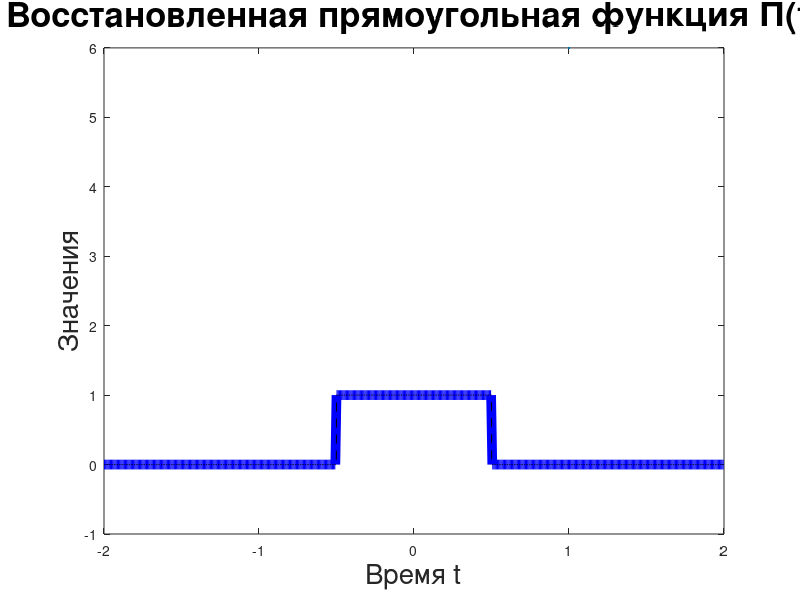

Reproduce this figure in MATLAB. (Note: this script raises an error after producing the figure.)
% Параметры
T = 4;            % Общая длина временного окна
dt = 0.0075;      % Шаг дискретизации
t = -T/2:dt:T/2;

nt = -T/2:0.001:T/2;
np = zeros(size(nt));
np(abs(nt) <= 1/2) = 1;

% Исходная функция
Pi_t = double(abs(t) <= 0.5);
N = length(Pi_t);
% Прямое БПФ
Pi_f = fftshift(fft(Pi_t)) / sqrt(N);

% Частотная ось
dnu = 1/T;
V = 1/dt;
nu = -V/2:dnu:V/2;

nnu = -V/2:0.01:V/2;
hatp = sinc(nnu);

% Обратное БПФ
Pi_t_rec = ifft(ifftshift(Pi_f)) * sqrt(N);
f = figure();

plot(t, Pi_t_rec, 'b', 'LineWidth', 7); hold on;
plot(nt, np, 'k--', LineWidth=6);
xlabel('Время t', 'FontSize', 20); ylabel('Значения', "FontSize", 20);
title('Восстановленная прямоугольная функция П(t)', 'FontSize', 25);
legend("Восстановленная функция", "Исходная функция", FontSize = 17);
ylim([-0.1 1.1]);
xlim([-1 1]);
grid on;

%plot(nu, Pi_f, 'r', 'LineWidth', 9); hold on;
%plot(nnu, hatp, 'k', 'LineWidth', 4);
%%xlabel('Частота', "FontSize", 20); ylabel('Амплитуда', 'FontSize', 20);
%title('Фурье-образ П(t) (быстрое преобразование Фурье)', 'FontSize', 25);
%legend("Вычисленный Фурье-образ", "Аналитический Фурье-образ", FontSize = 17)
%xlim([-5 5]);
%grid on;

set(gcf, 'PaperPositionMode', 'auto');
set(gcf, 'Position', [100, 100, 1800, 1000]);
set(gca, 'FontSize', 22, 'GridLineWidth', 3, 'LineWidth', 2);
%exportgraphics(f, "images\35.jpg")
